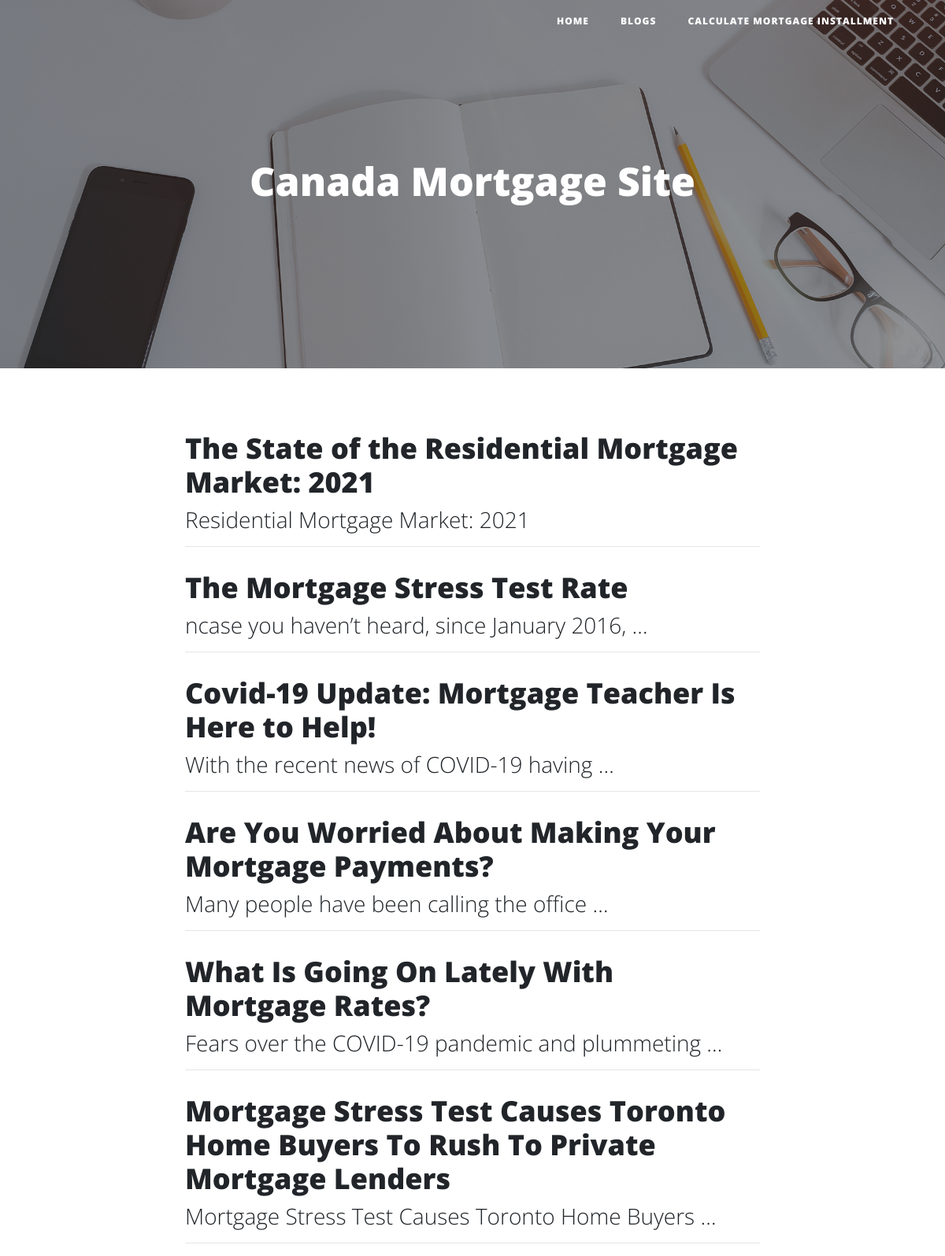
Screenshot of /blog/ with the database file from the repository.
### blog_app/models.py (models this page shows, shortened)
class Blog(models.Model):
    blog_title = models.CharField(max_length=250)
    slug = models.SlugField(null=False, unique=True)
    sub_title = models.CharField(max_length=500)
    body = models.CharField(max_length=3000)
    blog_image = models.FileField(upload_to='blog_image', blank=True)
    created_date_time = models.DateTimeField(default=now)
    def get_absolute_url(self):
        return reverse('blog_app:blog_post', kwargs={'slug': self.slug})

### blog_app/views.py (the view)
def blogs(request):
    blogs = Blog.objects.order_by('created_date_time')
    return render(request, 'blog_app/blogs.html', context={"blogs": blogs})

### templates/blog_app/blogs.html (shortened to what this page needs)
<!DOCTYPE html>
{% load static %}
<html lang="en">
  <head>
    <link
      href="{% static 'vendor/bootstrap/css/bootstrap.min.css' %}"
      rel="stylesheet"
    />
    <link
      href="{% static 'vendor/fontawesome-free/css/all.min.css' %}"
      rel="stylesheet"
      type="text/css"
    />
    <link href="{% static 'css/clean-blog.min.css' %}" rel="stylesheet" />
  </head>
  <body>
    <nav class="navbar navbar-expand-lg navbar-light fixed-top" id="mainNav">
      <div class="container">
        <div class="collapse navbar-collapse" id="navbarResponsive">
          <ul class="navbar-nav ml-auto">
            <li class="nav-item">
              <a class="nav-link" href="/">Home</a>
            </li>
            <li class="nav-item">
              <a class="nav-link" href="/blogs">Blogs</a>
            </li>
            <li class="nav-item">
              <a class="nav-link" href="/"
                >Calculate Mortgage Installment</a
              >
            </li>
          </ul>
        </div>
      </div>
    </nav>
        <header
      class="masthead"
      style="background-image: url('../static/img/home-bg.jpg')"
    >
      <div class="overlay"></div>
      <div class="container">
        <div class="row">
          <div class="col-lg-8 col-md-10 mx-auto">
            <div class="site-heading">
              <h2 class="site-heading-tag">Canada Mortgage Site</h2>
            </div>
          </div>
        </div>
      </div>
    </header>
        <div class="container">
      <div class="row">
        <div class="col-lg-8 col-md-10 mx-auto">
          {% for b in blogs %}
          <div class="post-preview">
            <a href="{{b.get_absolute_url}}">
              <h2 class="post-title">{{ b.blog_title }}</h2>
              <h3 class="post-subtitle">
                {{ b.sub_title | truncatewords:7 }}
              </h3>
            </a>
          </div>
          <hr />
          {% endfor %}
        </div>
      </div>
  </body>
</html>

### rows the page displays
Blog: blog_title "The State of the Residential Mortgage Market: 2021", sub_title "Residential Mortgage Market: 2021"
Blog: blog_title "The Mortgage Stress Test Rate", sub_title "ncase you haven’t heard, since January 2016, …"
Blog: blog_title "Covid-19 Update: Mortgage Teacher Is Here to Help!", sub_title "With the recent news of COVID-19 having …"
Blog: blog_title "Are You Worried About Making Your Mortgage Payments?", sub_title "Many people have been calling the office …"
Blog: blog_title "What Is Going On Lately With Mortgage Rates?", sub_title "Fears over the COVID-19 pandemic and plummeting …"
Blog: blog_title "Mortgage Stress Test Causes Toronto Home Buyers To Rush To Private Mortgage Lenders", sub_title "Mortgage Stress Test Causes Toronto Home Buyers …"
